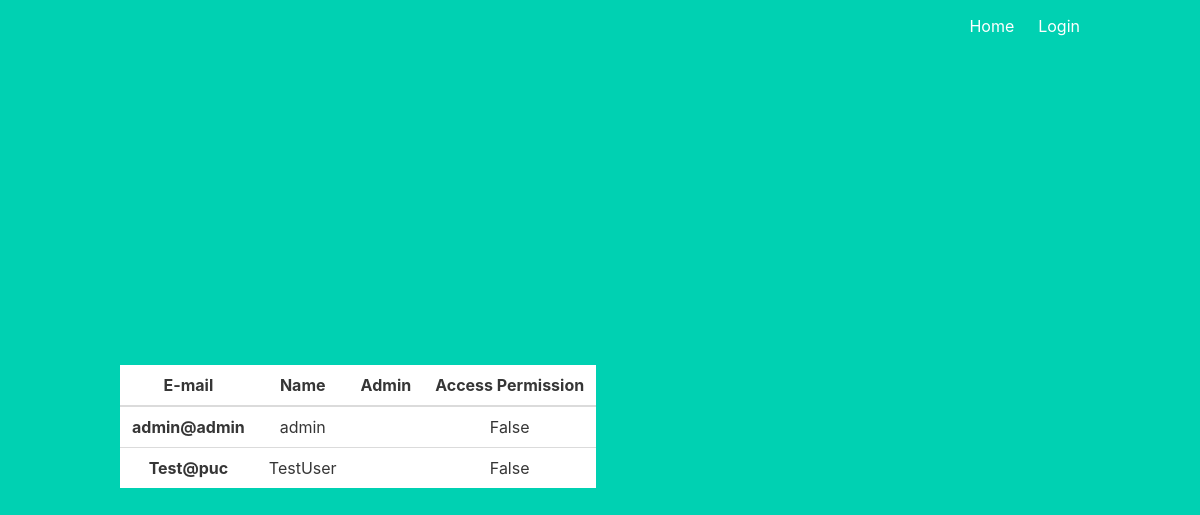
/users, run on an earlier commit of the app's database.
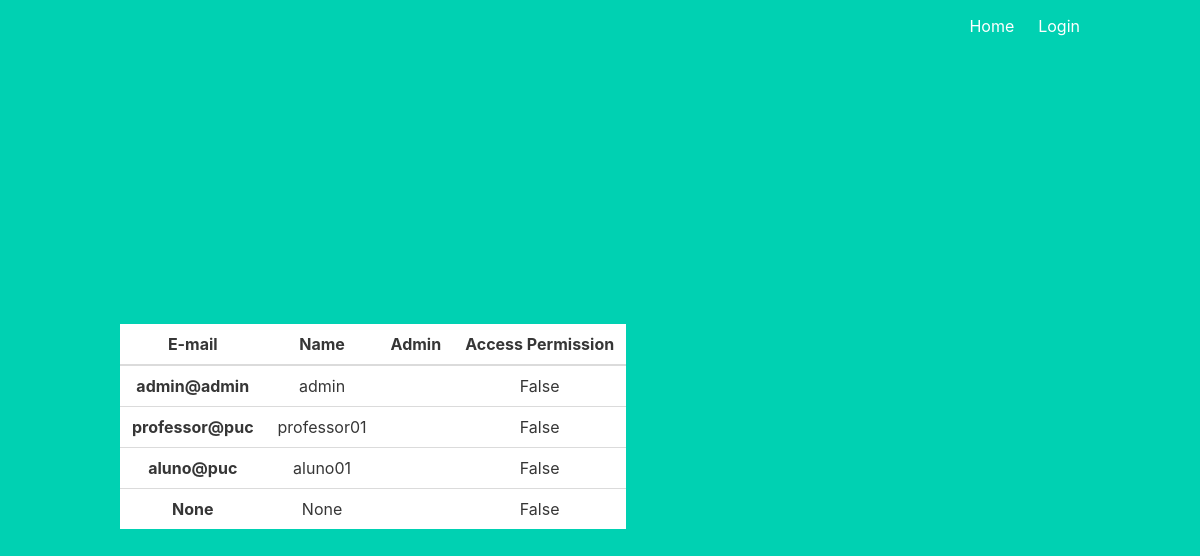
And on a later commit of the database.
### models.py (models this page shows)
class User(UserMixin, db.Model):
    id = db.Column(db.Integer, primary_key=True)
    email = db.Column(db.String(100), unique=True)
    password = db.Column(db.String(100))
    name = db.Column(db.String(1000))
    num_university = db.Column(db.Integer)
    access_permission = db.Column(db.Boolean)
    dt_start_access =  db.Column(db.String(200))
    dt_end_access = db.Column(db.String(200))
    roles = db.relationship('Role', secondary='user_roles',
            backref=db.backref('users', lazy='dynamic'))

### auth.py (the view)
@auth.route('/users')
def users():
    users = User.query.all()
    return render_template('users.html', users=users)

### templates/users.html
{% extends 'base.html' %}
{% block content %}
    <div class="flight-container" style="overflow: auto; max-height: 80vh">
        <div class="table-responsive">
            <table class="table" id="users">
                <thead>
                    <tr>
                        <th scope="col">E-mail</th>
                        <th scope="col">Name</th>
                        <th scope="col">Admin</th>
                        <th scope="col">Access Permission</th>
                    </tr>
                </thead>
                <tbody>
                {% for u in users %}
                    <tr id={{ u.id }}>
                        <th scope="row">{{ u.email }}</th>
                        <td> {{ u.name }} </td>
                        <td> {{ u.admin }} </td>
                        <td> {{ u.access_permission }} </td>
                    </tr>
                {% endfor %}
                </tbody>
            </table>
        </div>
    </div>
{% endblock %}

### templates/base.html (shortened to what this page needs)
<!DOCTYPE html>
<html>
<head>
    <link rel="stylesheet" href="https://cdnjs.cloudflare.com/ajax/libs/bulma/0.7.2/css/bulma.min.css" />
</head>
<body>
    <section class="hero is-primary is-fullheight">
        <div class="hero-head">
            <nav class="navbar">
                <div class="container">
                    <div id="navbarMenuHeroA" class="navbar-menu">
                        <div class="navbar-end">
                            <a href="{{ url_for('main.index') }}" class="navbar-item">
                                Home
                            </a>
                            {% if not current_user.is_authenticated %}
                            <a href="{{ url_for('auth.login') }}" class="navbar-item">
                                Login
                            </a>
                            {% endif %}
                        </div>
                    </div>
                </div>
            </nav>
        </div>
        <div class="hero-body">
            <div class="container has-text-centered">
               {% block content %}
               {% endblock %}
            </div>
        </div>
    </section>
</body>
</html>

What changed in the data, as far as the page shows it:
changed User: email "Test@puc" → "professor@puc"; name "TestUser" → "professor01"
added User: email "aluno@puc", name "aluno01", access_permission "False"
added User: email "None", name "None", access_permission "False"
